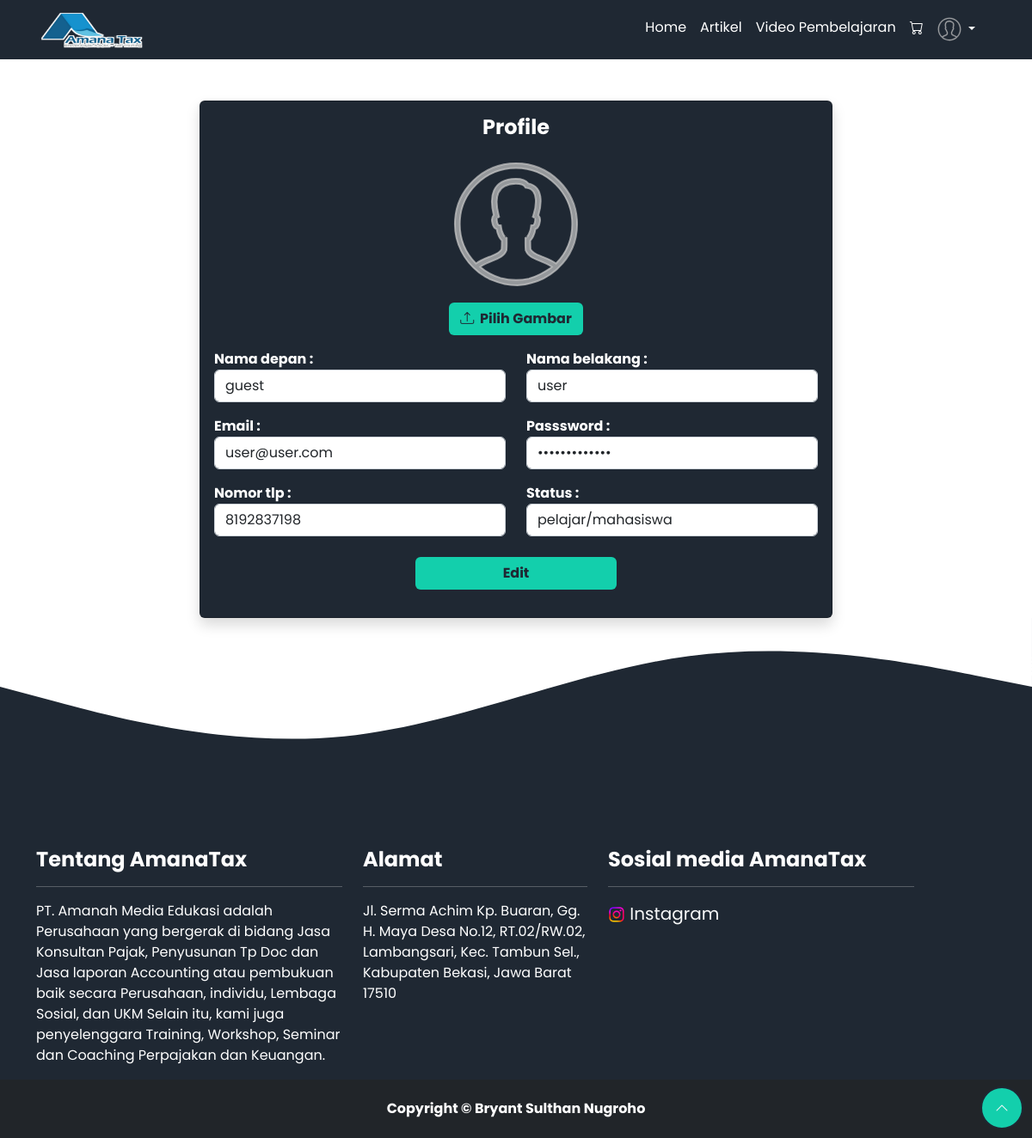
The app's page /user/Profile.php (signed in) with its own data.
### tables this page shows
CREATE TABLE `user` (
  `user_id` int(11) NOT NULL,
  `firstname` varchar(50) NOT NULL,
  `lastname` varchar(50) DEFAULT NULL,
  `email` varchar(100) NOT NULL,
  `password` varchar(50) NOT NULL,
  `plaintext_pass` varchar(50) NOT NULL,
  `tlp` bigint(20) NOT NULL,
  `gender` varchar(20) NOT NULL,
  `status` varchar(50) NOT NULL,
  `photo` text DEFAULT NULL
);

### user/Profile.php (the view, shortened to what this page needs)
<?php
include '../layouts/meta.php';
include '../layouts/navbar.php';
?>
<div class="container mt-5">
    <div class="row justify-content-center">
        <div class="col-md-8">
            <div class="card shadow">
                <div class="card-body">
                    <div class="d-flex justify-content-center">
                        <h4 class="fw-bold">Profile</h4>
                    </div>
                    <form action="" method="post" enctype="multipart/form-data">
                        <div class="d-flex justify-content-center mt-3">
                            <?php if ($s['photo'] == NULL) { ?>
                                <img id="pict" src="../public/img/profile.svg" style="height: 150px;" class="rounded-circle" width="150" />
                            <?php } else { ?>
                                <img id="pict" src="../public/uploaded_img/<?= $s['photo'] ?>" style="height: 150px;" class="rounded-circle" width="150" />
                            <?php } ?>
                        </div>
                        <div class="d-flex justify-content-center mt-3">
                            <label for="image-input" id="choose" class="d-flex justify-content-center btn fw-bold" style="background-color: #13cfac; color: #1f2833;"><span class="bi bi-upload">&nbsp;&nbsp;Pilih Gambar</span></label>
                        </div>
                        <div class="row">
                            <div class="col-md-6 mt-3">
                                <div class="form-group">
                                    <label for="firstname" class="fw-bold">Nama depan :</label>
                                    <input type="text" name="firstname" id="firstname" class="form-control" placeholder="Nama depan" value="<?= $s['firstname'] ?>" required>
                                </div>
                            </div>
                            <div class="col-md-6 mt-3">
                                <div class="form-group">
                                    <label for="lastname" class="fw-bold">Nama belakang :</label>
                                    <input type="text" name="lastname" id="lastname" class="form-control" placeholder="Nama belakang" value="<?= $s['lastname'] ?>" required>
                                </div>
                            </div>
                            <div class="col-md-6 mt-3">
                                <div class="form-group">
                                    <label for="email" class="fw-bold">Email :</label>
                                    <input type="email" name="email" id="email" class="form-control" placeholder="Email" value="<?= $s['email'] ?>" required>
                                </div>
                            </div>
                            <div class="col-md-6 mt-3">
                                <div class="form-group">
                                    <label for="password" class="fw-bold">Passsword :</label>
                                    <input type="password" name="password" id="password" class="form-control" placeholder="Passsword (minimal memiliki 8 karakter)" value="<?= $s['plaintext_pass'] ?>" required>
                                </div>
                            </div>
                            <div class="col-md-6 mt-3">
                                <div class="form-group">
                                    <label for="tlp" class="fw-bold">Nomor tlp :</label>
                                    <input type="number" name="tlp" id="tlp" class="form-control" placeholder="Nomor tlp" value="<?= $s['tlp'] ?>" required>
                                </div>
                            </div>
                            <div class="col-md-6 mt-3">
                                <div class="form-group">
                                    <label for="status" class="fw-bold">Status :</label>
                                    <select name="status" id="status" class="form-control" required>
                                        <option value="<?= $s['status'] ?>"><?= $s['status'] ?></option>
                                    </select>
                                </div>
                            </div>
                            <div class="d-flex justify-content-center">
                                <div class="col-md-12">
                                    <div class="form-group mt-4">
                                        <div class="d-flex justify-content-center">
                                            <button type="submit" name="edit" id="edit" class="btn fw-bold col-4" style="background-color: #13cfac; color: #1f2833;">Edit</button>
                                        </div>
                                    </div>
                                </div>
                            </div>
                        </div>
                    </form>
                </div>
            </div>
        </div>
    </div>
</div>
<?php include '../layouts/footer.php'; ?>

### user/Profile.php (style rules this page uses)
.card { background-color: #1f2833; color: #fff; }

### records on screen
user: firstname "guest", lastname "user", email "user@user.com", tlp "8192837198", status "pelajar/mahasiswa"
